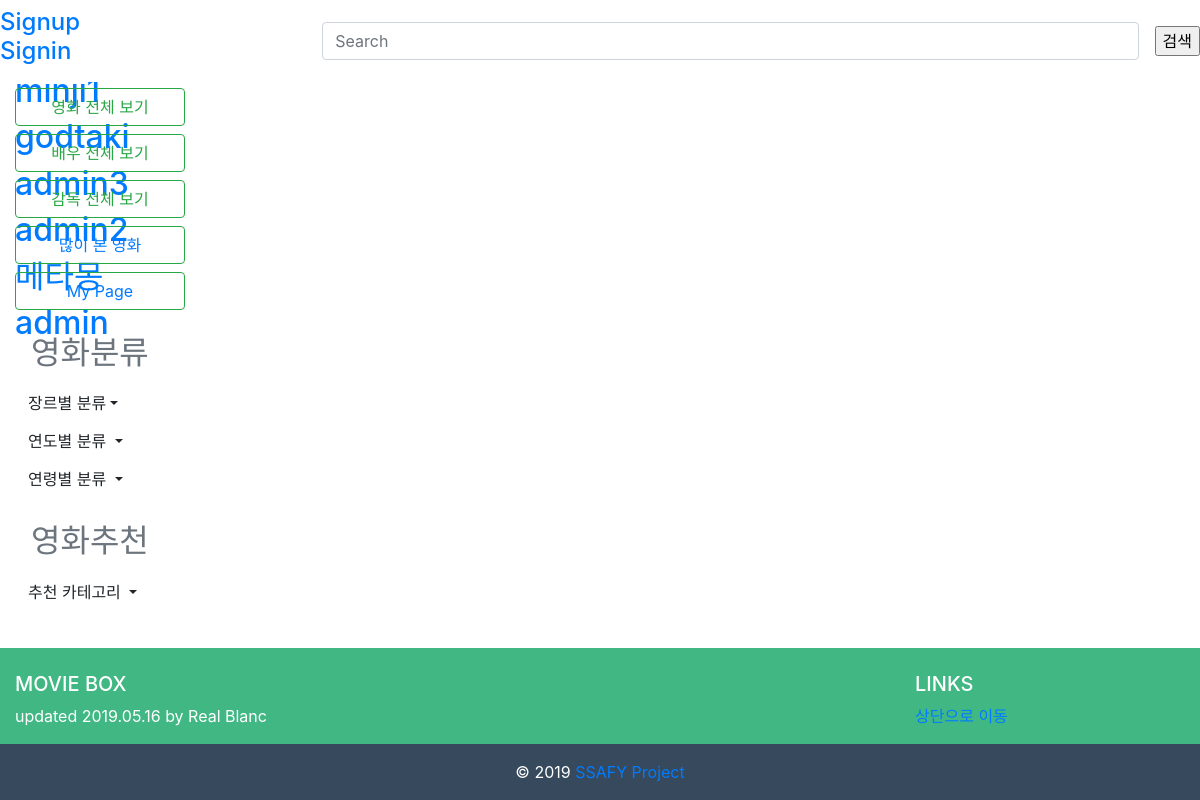
Screenshot of /accounts/ with the database file from the repository.
### accounts/models.py (models this page shows)
class User(AbstractUser):
    followers = models.ManyToManyField(
                        settings.AUTH_USER_MODEL,
                        related_name='followings'
                        )

### accounts/views.py (the view)
# urls.py: path('',views.index,name='index'),
def index(request):
    users = User.objects.order_by('-pk')
    context = {'users':users}
    return render(request,'accounts/index.html',context)

### accounts/templates/accounts/index.html
{% extends 'base.html' %}
{% block body %}
{% for user in users %}
    <h2><a href="{% url 'accounts:detail' user.pk %}" >{{user}}</a></h2>
{% endfor %}
{% endblock %}

### rows the page displays
User: username "minji1"
User: username "godtaki"
User: username "admin3"
User: username "admin2"
User: username "메타몽"
User: username "admin"
